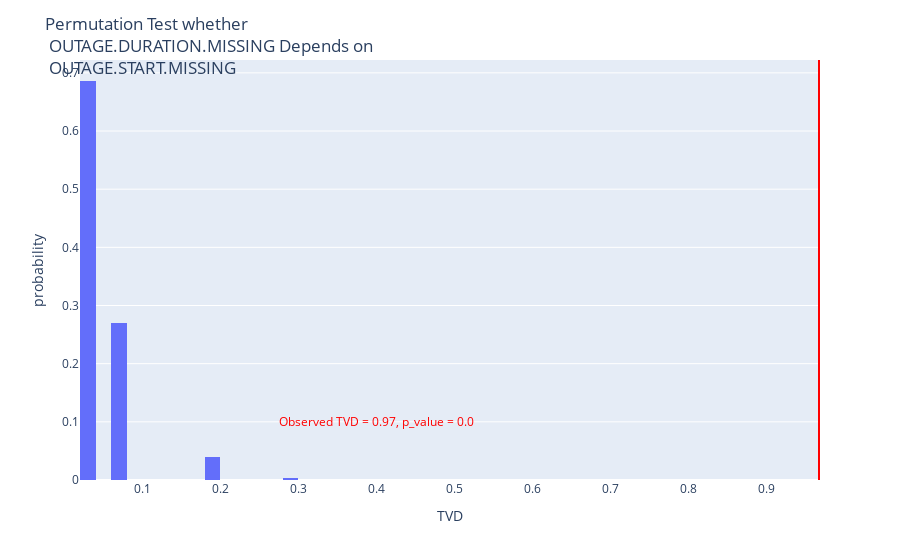

Write notebook code for a chart like this one.
### Markdown cell above
We may get the same conclusion that the missingness of the `OUTAGE.DURATION` is also depends on the missingness of the `OUTAGE.START`, but the TVDs of the permutation tests should be larger than the previous ones, since the 
`OUTAGE.START` data miss less, which can be easily seen from the dataset. The result below shows that it's rational.

### Code cell
df['OUTAGE.START.MISSING'] = df['OUTAGE.START'].isna()
tvd, p, tvds = permutation_test(df, 'OUTAGE.DURATION.MISSING', 'OUTAGE.START.MISSING')
print(tvd, p)

### Figure 1 — Plotly figure (JSON) as saved in the notebook; plotly's stock layout.template omitted (floating-point values rounded to 4 significant figures; data arrays with more than 128 entries replaced by an {"elided": "..."} marker saying what was removed)
{"data": [{"alignmentgroup": "True", "bingroup": "x", "histnorm": "probability", "hovertemplate": "0=%{x}<br>probability=%{y}<extra></extra>", "legendgroup": "", "marker": {"color": "#636efa", "pattern": {"shape": ""}}, "name": "", "nbinsx": 20, "offsetgroup": "", "orientation": "v", "showlegend": false, "type": "histogram", "x": {"elided": "500 float values"}, "xaxis": "x", "yaxis": "y"}], "layout": {"annotations": [{"showarrow": false, "text": "<span style=\"color:red\">Observed TVD = 0.97, p_value = 0.0</span>", "x": 0.4, "y": 0.1}], "barmode": "relative", "legend": {"tracegroupgap": 0}, "margin": {"t": 60}, "shapes": [{"line": {"color": "red"}, "type": "line", "x0": 0.9679, "x1": 0.9679, "xref": "x", "y0": 0, "y1": 1, "yref": "y domain"}], "title": {"text": "Permutation Test whether <br> OUTAGE.DURATION.MISSING Depends on <br> OUTAGE.START.MISSING"}, "xaxis": {"anchor": "y", "domain": [0, 1], "title": {"text": "TVD"}}, "yaxis": {"anchor": "x", "domain": [0, 1], "title": {"text": "probability"}}}}
